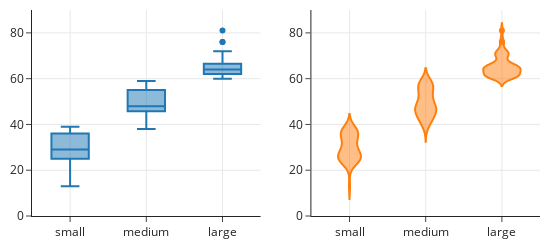

The notebook cell this image was saved under:
### Markdown cell above
Side-by-side box plots offer a similar comparison of distributions across
groups. The boxplot offers a simpler approach that can give a crude understanding of a distribution. Likewise, violin
plots sketch density curves along an axis for each group. The curve is flipped to create a symmetric "violin" shape. The violin plot aims
to bridge the gap between the density curve and box plot. We create boxplots (left) and violin plots (right) for the height of breeds given the size labeling:

### Code cell
fig = make_subplots(rows=1, cols=2)

fig.add_trace(go.Box(x=dogs["size"], y=dogs["height"]), row=1, col=1)
fig.add_trace(go.Violin(x=dogs["size"], y=dogs["height"]), row=1, col=2)

fig.update_yaxes(range=[0, 90])
fig.update_xaxes(
    categoryarray=["small", "medium", "large"], categoryorder="array"
)
fig.update_layout(showlegend=False, width=550, height=250)
fig.show()

### Figure 1 — Plotly figure (JSON) as saved in the notebook; plotly's stock layout.template omitted (floating-point values rounded to 4 significant figures; data arrays with more than 128 entries replaced by an {"elided": "..."} marker saying what was removed)
{"data": [{"type": "box", "x": {"elided": "172 str values"}, "xaxis": "x", "y": {"elided": "172 int values"}, "yaxis": "y"}, {"type": "violin", "x": {"elided": "172 str values"}, "xaxis": "x2", "y": {"elided": "172 int values"}, "yaxis": "y2"}], "layout": {"height": 250, "showlegend": false, "width": 550, "xaxis": {"anchor": "y", "autorange": true, "categoryarray": ["small", "medium", "large"], "categoryorder": "array", "domain": [0, 0.45], "range": [-0.5, 2.5], "type": "category"}, "xaxis2": {"anchor": "y2", "autorange": true, "categoryarray": ["small", "medium", "large"], "categoryorder": "array", "domain": [0.55, 1], "range": [-0.5, 2.5], "type": "category"}, "yaxis": {"anchor": "x", "domain": [0, 1], "range": [0, 90], "type": "linear"}, "yaxis2": {"anchor": "x2", "domain": [0, 1], "range": [0, 90], "type": "linear"}}}
